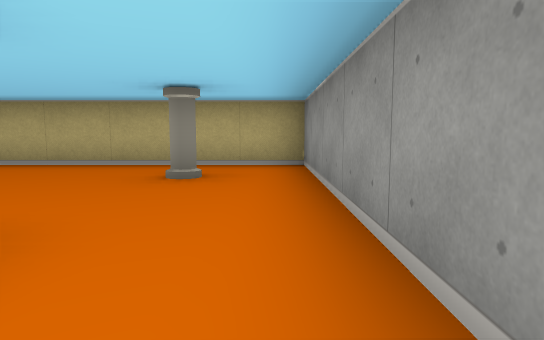
View 1 (above)

16 first-person views from a walk through a cub3D level. The camera is about half as high as the walls, tilts 6° down and sees 75° across. The floor is counted in squares. Each view is taken from the middle of a square. On the plan, view 1 faces up. The plan holds only what a view shows up to about 9 squares ahead; the rest is blank.

View 2
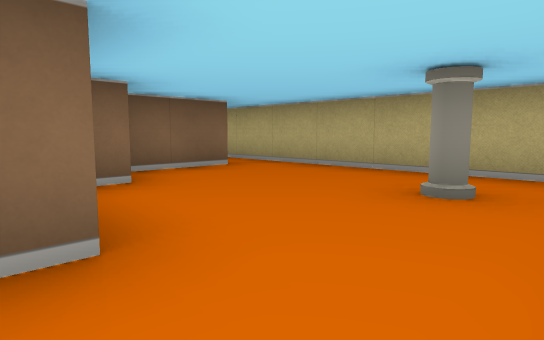

View 3
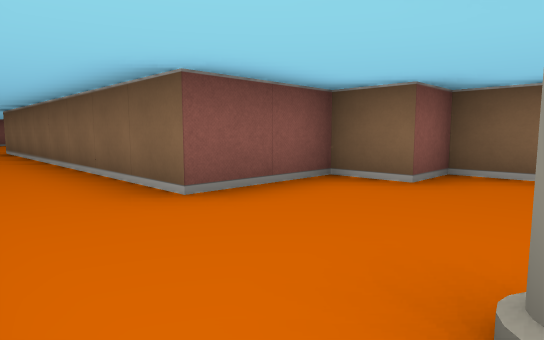

View 4
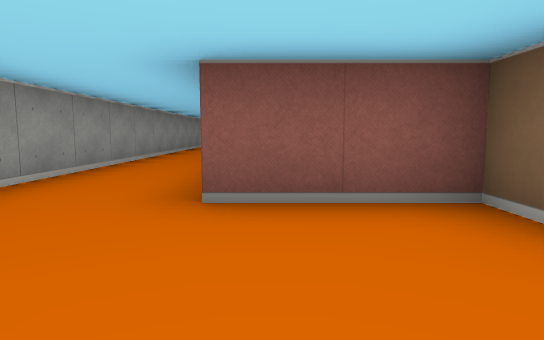

View 5
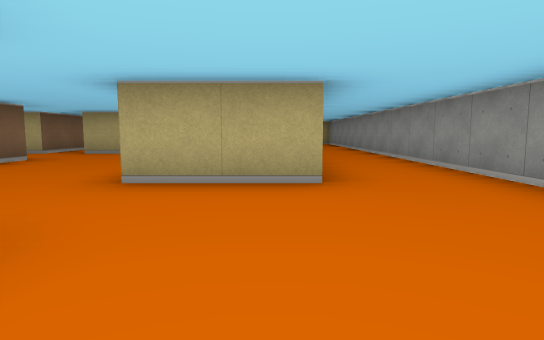

View 6
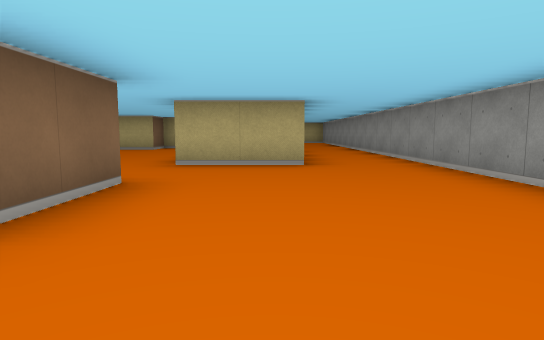

View 7
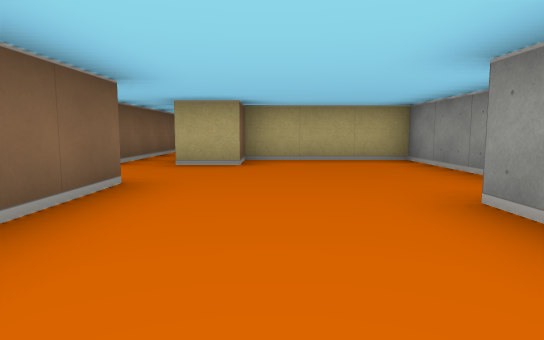

View 8
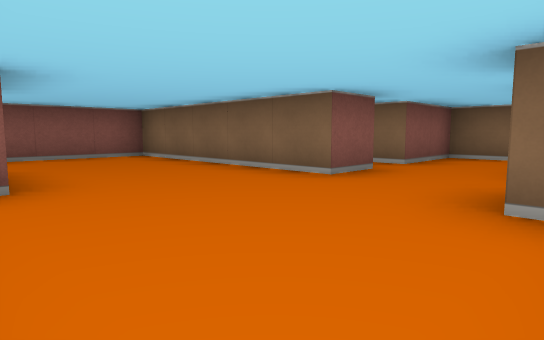

View 9
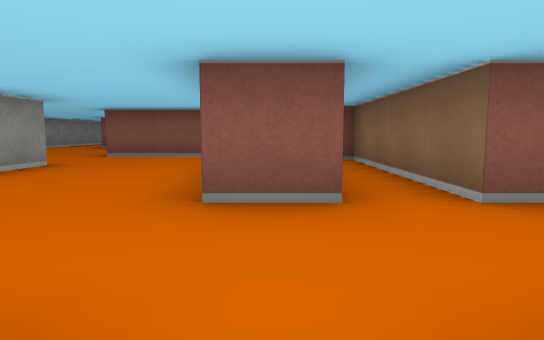

View 10
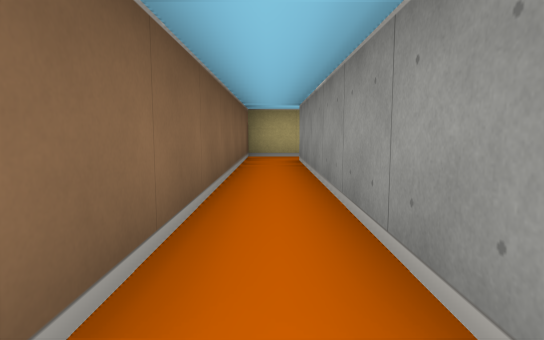

View 11
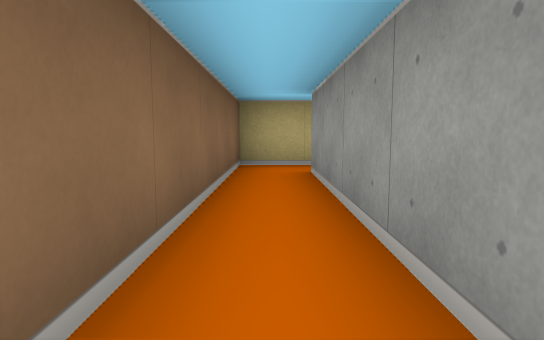

View 12
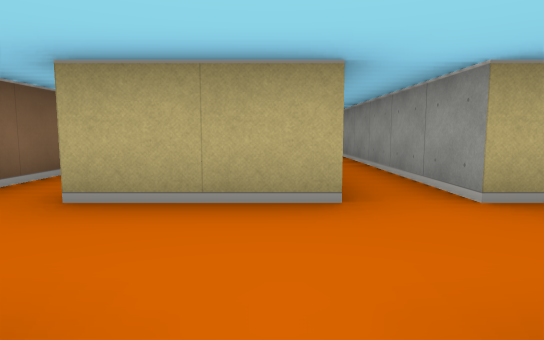

View 13
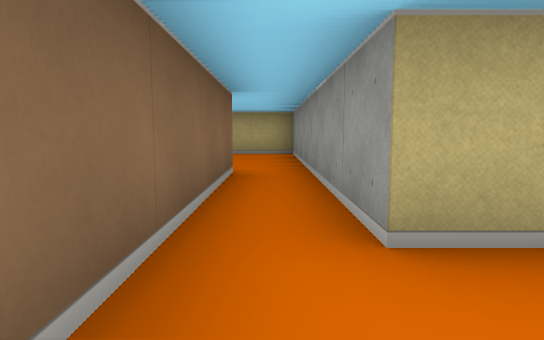

View 14
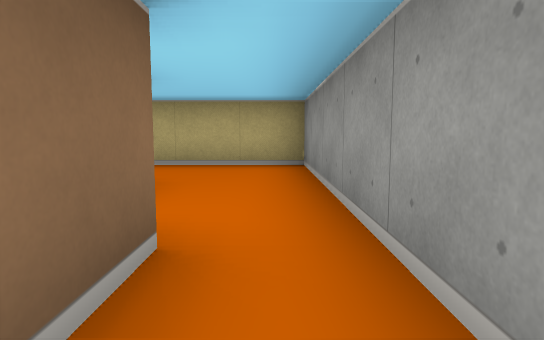

View 15
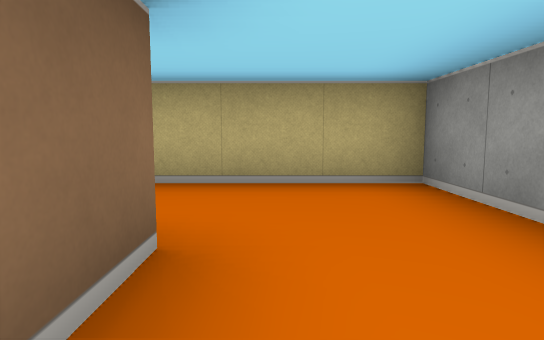

View 16
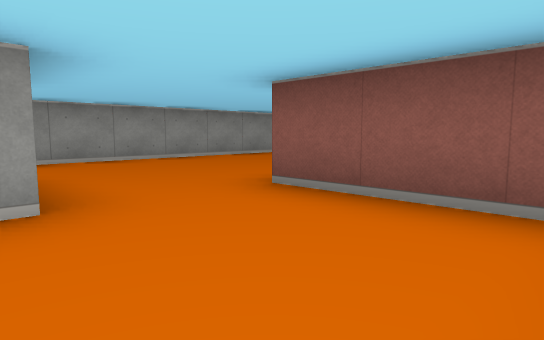

### Floor plan
Ten units are one square. View 1 is at (0, 0); x grows to the right and y downward. Boxes are objects, and circles mark ways between rooms. Rooms are numbered by the first view taken in them; rooms with no view inside come last. Other rooms are left out.
<svg viewBox="-127 -60 137 189">
<path fill="none" stroke="#000" d="M-45 -46 -45 -25 -35 -25 -35 -15 -15 -15 -15 65M5 74 5 -55 -65 -55M-45 85 -35 85 -35 101M5 124 5 74M-15 65 -35 65M-76 35 -65 35 -65 85 -45 85M-25 29 -25 5 -55 5 -55 15 -65 15 -65 -45M-95 35 -85 35 -85 75M-35 65 -35 45M-65 -55 -75 -55 -75 15 -95 15M-105 -15 -105 35 -95 35M-115 -35 -115 -25M-95 15 -95 -55 -122 -55"/>
<rect x="-15" y="-45" width="10" height="10" fill="#bbb"><title>pillar</title></rect>
<circle cx="-5" cy="65" r="3" fill="#2a7"/>
<circle cx="-55" cy="-50" r="3" fill="#2a7"/>
<circle cx="-40" cy="75" r="3" fill="#2a7"/>
<circle cx="-90" cy="25" r="3" fill="#2a7"/>
<text x="-10" y="-10">1</text>
<text x="-20" y="100">2</text>
<text x="-60" y="30">3</text>
<text x="-110" y="-20">4</text>
</svg>
Room 1 opens to room 2. Room 1 opens to room 3. Room 2 opens to room 3. Room 3 opens to room 4.

Where each view was taken, in squares from view 1:
view 1: 0 up, 0 right, facing up
view 2: 1 up, 0 right, facing up-left
view 3: 4 up, 0 right, facing down-left
view 4: 4 up, 2 left, facing down
view 5: 10 down, 2 left, facing up
view 6: 12 down, 2 left, facing up
view 7: 7 down, 5 left, facing up
view 8: 1 down, 3 left, facing down-left
view 9: 1 down, 7 left, facing down
view 10: 2 down, 7 left, facing up
view 11: 0 up, 7 left, facing up
view 12: 4 down, 8 left, facing up
view 13: 3 down, 10 left, facing up
view 14: 0 up, 10 left, facing up
view 15: 2 up, 11 left, facing up
view 16: 6 down, 6 left, facing down-right
